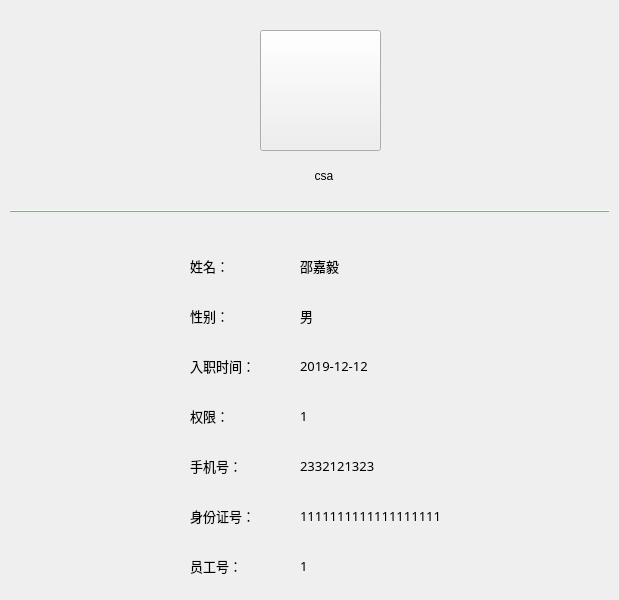
    <widget class="QWidget" name="page">
     <widget class="QFrame" name="split">
      <property name="geometry">
       <rect>
        <x>10</x>
        <y>210</y>
        <width>600</width>
        <height>2</height>
       </rect>
      </property>
      <property name="styleSheet">
       <string notr="true">color:#CCFFCC;
border-color:#CCFFCC;
background-color:#CCFFCC</string>
      </property>
      <property name="frameShape">
       <enum>QFrame::HLine</enum>
      </property>
      <property name="frameShadow">
       <enum>QFrame::Raised</enum>
      </property>
     </widget>
     <widget class="QToolButton" name="head_2">
      <property name="geometry">
       <rect>
        <x>260</x>
        <y>30</y>
        <width>121</width>
        <height>121</height>
       </rect>
      </property>
      <property name="text">
       <string/>
      </property>
      <property name="icon">
       <iconset>
        <normaloff>../../../../../pictures/staff3.png</normaloff>../../../../../pictures/staff3.png</iconset>
      </property>
      <property name="iconSize">
       <size>
        <width>100</width>
        <height>100</height>
       </size>
      </property>
     </widget>
     <widget class="QLabel" name="name">
      <property name="geometry">
       <rect>
        <x>260</x>
        <y>160</y>
        <width>131</width>
        <height>31</height>
       </rect>
      </property>
      <property name="palette">
       <palette>
        <active>
         <colorrole role="WindowText">
          <brush brushstyle="SolidPattern">
           <color alpha="255">
            <red>0</red>
            <green>0</green>
            <blue>0</blue>
           </color>
          </brush>
         </colorrole>
         <colorrole role="Button">
          <brush brushstyle="SolidPattern">
           <color alpha="255">
            <red>255</red>
            <green>255</green>
            <blue>255</blue>
           </color>
          </brush>
         </colorrole>
         <colorrole role="Text">
          <brush brushstyle="SolidPattern">
           <color alpha="255">
            <red>0</red>
            <green>0</green>
            <blue>0</blue>
           </color>
          </brush>
         </colorrole>
         <colorrole role="ButtonText">
          <brush brushstyle="SolidPattern">
           <color alpha="255">
            <red>255</red>
            <green>255</green>
            <blue>255</blue>
           </color>
          </brush>
         </colorrole>
         <colorrole role="Base">
          <brush brushstyle="SolidPattern">
           <color alpha="255">
            <red>255</red>
            <green>255</green>
            <blue>255</blue>
           </color>
          </brush>
         </colorrole>
         <colorrole role="Window">
          <brush brushstyle="SolidPattern">
           <color alpha="255">
            <red>255</red>
            <green>255</green>
            <blue>255</blue>
           </color>
          </brush>
         </colorrole>
         <colorrole role="PlaceholderText">
          <brush brushstyle="SolidPattern">
           <color alpha="128">
            <red>0</red>
            <green>0</green>
            <blue>0</blue>
           </color>
          </brush>
         </colorrole>
        </active>
        <inactive>
         <colorrole role="WindowText">
          <brush brushstyle="SolidPattern">
           <color alpha="255">
            <red>0</red>
            <green>0</green>
            <blue>0</blue>
           </color>
          </brush>
         </colorrole>
         <colorrole role="Button">
          <brush brushstyle="SolidPattern">
           <color alpha="255">
            <red>255</red>
            <green>255</green>
            <blue>255</blue>
           </color>
          </brush>
         </colorrole>
         <colorrole role="Text">
          <brush brushstyle="SolidPattern">
           <color alpha="255">
            <red>0</red>
            <green>0</green>
            <blue>0</blue>
           </color>
          </brush>
         </colorrole>
         <colorrole role="ButtonText">
          <brush brushstyle="SolidPattern">
           <color alpha="255">
            <red>255</red>
            <green>255</green>
            <blue>255</blue>
           </color>
          </brush>
         </colorrole>
         <colorrole role="Base">
          <brush brushstyle="SolidPattern">
           <color alpha="255">
            <red>255</red>
            <green>255</green>
            <blue>255</blue>
           </color>
          </brush>
         </colorrole>
         <colorrole role="Window">
          <brush brushstyle="SolidPattern">
           <color alpha="255">
            <red>255</red>
            <green>255</green>
            <blue>255</blue>
           </color>
          </brush>
         </colorrole>
         <colorrole role="PlaceholderText">
          <brush brushstyle="SolidPattern">
           <color alpha="128">
            <red>0</red>
            <green>0</green>
            <blue>0</blue>
           </color>
          </brush>
         </colorrole>
        </inactive>
        <disabled>
         <colorrole role="WindowText">
          <brush brushstyle="SolidPattern">
           <color alpha="255">
            <red>255</red>
            <green>255</green>
            <blue>255</blue>
           </color>
          </brush>
         </colorrole>
         <colorrole role="Button">
          <brush brushstyle="SolidPattern">
           <color alpha="255">
            <red>255</red>
            <green>255</green>
            <blue>255</blue>
           </color>
          </brush>
         </colorrole>
         <colorrole role="Text">
          <brush brushstyle="SolidPattern">
           <color alpha="255">
            <red>255</red>
            <green>255</green>
            <blue>255</blue>
           </color>
          </brush>
         </colorrole>
         <colorrole role="ButtonText">
          <brush brushstyle="SolidPattern">
           <color alpha="255">
            <red>255</red>
            <green>255</green>
            <blue>255</blue>
           </color>
          </brush>
         </colorrole>
         <colorrole role="Base">
          <brush brushstyle="SolidPattern">
           <color alpha="255">
            <red>255</red>
            <green>255</green>
            <blue>255</blue>
           </color>
          </brush>
         </colorrole>
         <colorrole role="Window">
          <brush brushstyle="SolidPattern">
           <color alpha="255">
            <red>255</red>
            <green>255</green>
            <blue>255</blue>
           </color>
          </brush>
         </colorrole>
         <colorrole role="PlaceholderText">
          <brush brushstyle="SolidPattern">
           <color alpha="128">
            <red>255</red>
            <green>255</green>
            <blue>255</blue>
           </color>
          </brush>
         </colorrole>
        </disabled>
       </palette>
      </property>
      <property name="text">
       <string>csa </string>
      </property>
      <property name="alignment">
       <set>Qt::AlignCenter</set>
      </property>
     </widget>
     <widget class="QLabel" name="label">
      <property name="geometry">
       <rect>
        <x>190</x>
        <y>240</y>
        <width>61</width>
        <height>51</height>
       </rect>
      </property>
      <property name="font">
       <font>
        <family>幼圆</family>
        <pointsize>10</pointsize>
       </font>
      </property>
      <property name="text">
       <string>姓名：</string>
      </property>
     </widget>
     <widget class="QLabel" name="label_3">
      <property name="geometry">
       <rect>
        <x>190</x>
        <y>290</y>
        <width>51</width>
        <height>51</height>
       </rect>
      </property>
      <property name="font">
       <font>
        <family>幼圆</family>
        <pointsize>10</pointsize>
       </font>
      </property>
      <property name="text">
       <string>性别：</string>
      </property>
     </widget>
     <widget class="QLabel" name="label_4">
      <property name="geometry">
       <rect>
        <x>190</x>
        <y>340</y>
        <width>71</width>
        <height>51</height>
       </rect>
      </property>
      <property name="font">
       <font>
        <family>幼圆</family>
        <pointsize>10</pointsize>
       </font>
      </property>
      <property name="text">
       <string>入职时间：</string>
      </property>
     </widget>
     <widget class="QLabel" name="label_5">
      <property name="geometry">
       <rect>
        <x>190</x>
        <y>390</y>
        <width>61</width>
        <height>51</height>
       </rect>
      </property>
      <property name="font">
       <font>
        <family>幼圆</family>
        <pointsize>10</pointsize>
       </font>
      </property>
      <property name="text">
       <string>权限：</string>
      </property>
     </widget>
     <widget class="QLabel" name="label_6">
      <property name="geometry">
       <rect>
        <x>190</x>
        <y>440</y>
        <width>71</width>
        <height>51</height>
       </rect>
      </property>
      <property name="font">
       <font>
        <family>幼圆</family>
        <pointsize>10</pointsize>
       </font>
      </property>
      <property name="text">
       <string>手机号：</string>
      </property>
     </widget>
     <widget class="QLabel" name="label_7">
      <property name="geometry">
       <rect>
        <x>190</x>
        <y>490</y>
        <width>81</width>
        <height>51</height>
       </rect>
      </property>
      <property name="font">
       <font>
        <family>幼圆</family>
        <pointsize>10</pointsize>
       </font>
      </property>
      <property name="text">
       <string>身份证号：</string>
      </property>
     </widget>
     <widget class="QLabel" name="sname">
      <property name="geometry">
       <rect>
        <x>300</x>
        <y>250</y>
        <width>131</width>
        <height>31</height>
       </rect>
      </property>
      <property name="font">
       <font>
        <family>幼圆</family>
        <pointsize>10</pointsize>
       </font>
      </property>
      <property name="text">
       <string>邵嘉毅</string>
      </property>
     </widget>
     <widget class="QLabel" name="ssex">
      <property name="geometry">
       <rect>
        <x>300</x>
        <y>300</y>
        <width>81</width>
        <height>31</height>
       </rect>
      </property>
      <property name="font">
       <font>
        <family>幼圆</family>
        <pointsize>10</pointsize>
       </font>
      </property>
      <property name="text">
       <string>男</string>
      </property>
     </widget>
     <widget class="QLabel" name="stime">
      <property name="geometry">
       <rect>
        <x>300</x>
        <y>350</y>
        <width>91</width>
        <height>31</height>
       </rect>
      </property>
      <property name="font">
       <font>
        <family>幼圆</family>
        <pointsize>10</pointsize>
       </font>
      </property>
      <property name="text">
       <string>2019-12-12</string>
      </property>
     </widget>
     <widget class="QLabel" name="srole">
      <property name="geometry">
       <rect>
        <x>300</x>
        <y>400</y>
        <width>81</width>
        <height>31</height>
       </rect>
      </property>
      <property name="font">
       <font>
        <family>幼圆</family>
        <pointsize>10</pointsize>
       </font>
      </property>
      <property name="text">
       <string>1</string>
      </property>
     </widget>
     <widget class="QLabel" name="sphone">
      <property name="geometry">
       <rect>
        <x>300</x>
        <y>450</y>
        <width>141</width>
        <height>31</height>
       </rect>
      </property>
      <property name="font">
       <font>
        <family>幼圆</family>
        <pointsize>10</pointsize>
       </font>
      </property>
      <property name="text">
       <string>2332121323</string>
      </property>
     </widget>
     <widget class="QLabel" name="sidcard">
      <property name="geometry">
       <rect>
        <x>300</x>
        <y>500</y>
        <width>181</width>
        <height>31</height>
       </rect>
      </property>
      <property name="font">
       <font>
        <family>幼圆</family>
        <pointsize>10</pointsize>
       </font>
      </property>
      <property name="text">
       <string>1111111111111111111</string>
      </property>
     </widget>
     <widget class="QLabel" name="label_8">
      <property name="geometry">
       <rect>
        <x>190</x>
        <y>540</y>
        <width>81</width>
        <height>51</height>
       </rect>
      </property>
      <property name="font">
       <font>
        <family>幼圆</family>
        <pointsize>10</pointsize>
       </font>
      </property>
      <property name="text">
       <string>员工号：</string>
      </property>
     </widget>
     <widget class="QLabel" name="sidcard_2">
      <property name="geometry">
       <rect>
        <x>300</x>
        <y>550</y>
        <width>181</width>
        <height>31</height>
       </rect>
      </property>
      <property name="font">
       <font>
        <family>幼圆</family>
        <pointsize>10</pointsize>
       </font>
      </property>
      <property name="text">
       <string>1</string>
      </property>
     </widget>
    </widget>
